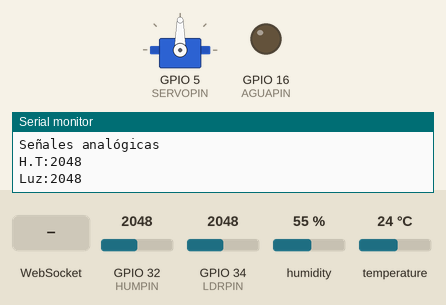
The sketch below on a simulated ESP32. On the bench: servo, output pins drawn as LEDs (lit = HIGH), the last lines printed to the serial monitor. The inputs (shaded band) are chosen by the test bench; at power-on: GPIO 32 (HUMPIN) = 2048, GPIO 34 (LDRPIN) = 2048, humidity 55 %, temperature 24 °C. WiFi joins after 1.5 s; servers stay silent unless stated.

Above: at 8.5 s.
8.6 s: WebSocket text "C" received
At 9.8 s:
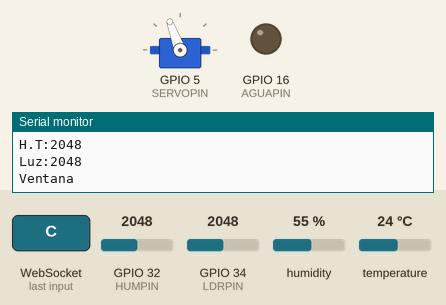
10.1 s: WebSocket text "D" received
At 10.9 s:
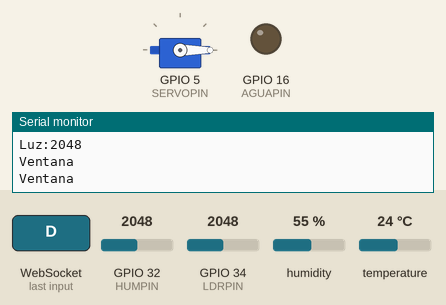
12.1 s: WebSocket text "A" received
At 13.0 s:
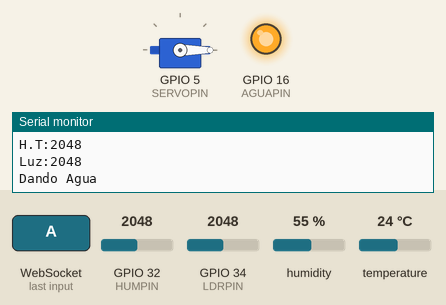
Timing chart, 0 to 15.2 s (numbered marks = the images above; inputs shaded):
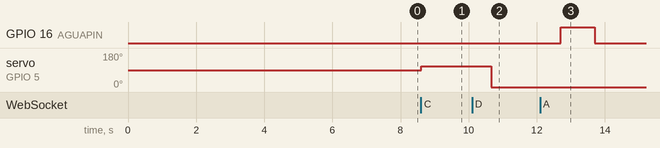

Measured:
- after the input at 8.6 s, servo on GPIO 5 (SERVOPIN): 90° → 110° at once
- after the input at 10.1 s, servo on GPIO 5 (SERVOPIN): 110° → 0° after 0.56 s
- after the input at 12.1 s, GPIO 16 (AGUAPIN): LOW → HIGH after 0.61 s, → LOW 1.0 s later

The sketch:

Taller3_SE_FIN.ino
```cpp
// Config RTOS
#if CONFIG_FREERTOS_UNICORE
#define ARDUINO_RUNNING_CORE 0
#else
#define ARDUINO_RUNNING_CORE 1
#endif

// PAGINA QUE SERVIRA EL ESP32 en pagina principal
const char index_html[] PROGMEM = R"rawliteral(
<!DOCTYPE html>
<html lang="mul">
	<head>
		<meta
			name="viewport"
			content="width=device-width, initial-scale=1.0, maximum-scale=1.0, user-scalable=no"
		/>

		<title>joystick</title>
		<style>
			body {
				display: flex;
				justify-content: center;
				align-items: center;
				flex-direction: column;
				background-color: #333;
				min-height: 75vh;
				color: white;
				touch-action: pan-x pan-y;
			}
			.j__container {
				display: flex;
				flex-wrap: wrap;
				justify-content: center;
				width: 100%;
				-webkit-touch-callout: none;
				-webkit-user-select: none;
				-khtml-user-select: none;
				-moz-user-select: none;
				-ms-user-select: none;
				user-select: none;
			}

			.j__btnA {
				background-color: green;
			}
			.j__btnB {
				background-color: red;
			}
			.j__btnC {
				background-color: gold;
			}
			.j__btnD {
				background-color: blue;
			}
			.j__btnA,
			.j__btnB,
			.j__btnC,
			.j__btnD {
				display: flex;
				justify-content: center;
				align-items: center;
				font-family: sans-serif;
				font-weight: bold;
				color: white;
				border-radius: 56px;
				width: auto;
				min-width: 56px;
				height: 56px;
				box-shadow: 0 0 0.5em black;
				font-size: 1.5em;
				margin: 1em;
			}
			.info {
				color: white;
				font-size: 2em;
				font-weight: bold;
			}
			.infoIps {
				color: white;
				font-size: 1em;
				font-weight: bold;
				margin-bottom: 1.5em;
				font-style: italic;
			}
			.infoIps span {
				color: green;
			}
		</style>
	</head>
	<body>
		<div class="infoIps">
			<div>
				IP_AP:
				<span>192.168.4.1</span>
			</div>
			<div>
				IP_STA:
				<span id="ipSta">0.0.0.0</span>
			</div>
			<hr />
			<div>
				Humedad Ambiente:&nbsp;
				<span id="humedad">...</span>
			</div>
			<br />
			<div>
				Temperatura Ambiente:&nbsp;
				<span id="temperatura">...</span>
			</div>
			<br />
			<div>
				Humedad Tierra:&nbsp;
				<span id="humedadTierra">...</span>
			</div>
			<br />
			<div>
				Luz:&nbsp;
				<span id="luz">...</span>
			</div>
			<hr />
		</div>
		<hr />

		<small>(A) Regar</small>
		<small>(B) Pronto!</small>
		<small>(C) Cerrar Ventana</small>
		<small>(D) Abrir Ventana</small>
		<hr />
		<br />
		<div class="j__container" draggable="false">
			<div id="btnA" class="j__btnA">A</div>
			<div id="btnB" class="j__btnB">B</div>
			<div id="btnC" class="j__btnC">C</div>
			<div id="btnD" class="j__btnD">D</div>
		</div>
		<script>
			let ipSta = '0.0.0.0';
			let infoIpSta = document.getElementById('ipSta');
			let infoHumedad = document.getElementById('humedad');
			let infoTemperatura = document.getElementById('temperatura');
			let infoHumedadTierra = document.getElementById('humedadTierra');
			let infoLuz = document.getElementById('luz');

			let gateway = `ws://${window.location.hostname}/ws`;
			let websocket = new WebSocket(gateway);
			websocket.onmessage = function (event) {
				console.log(event.data);
				if (event.data.includes('STA_IP')) {
					ipSta = event.data.split(';')[1].split('STA_IP:')[1];
					infoIpSta.innerHTML = ipSta;
					if (ipSta === '0.0.0.0') {
						infoIpSta.style.color = 'red';
					} else {
						infoIpSta.style.color = 'green';
					}
				} else {
					let dataSensors = event.data.split(';');
					let humAmbiente = dataSensors[0];
					let tempAmbiente = dataSensors[1];
					let humTierra = dataSensors[2];
					let luz = dataSensors[3];
					infoHumedad.innerHTML = humAmbiente;
					infoTemperatura.innerHTML = tempAmbiente + '°C';
					infoHumedadTierra.innerHTML = humTierra;
					infoLuz.innerHTML = luz;
				}
			};
			function sendMsg(msg) {
				if (!websocket.readyState) {
					return;
				}
				websocket.send(msg);
			}

			class button {
				constructor(id) {
					this.element = document.getElementById(id);
					this.active = false;
					const click = (e) => {
						this.active = true;
						e.preventDefault();
					};
					const up = (e) => {
						this.active = false;
					};
					document.addEventListener('mouseup', up);
					this.element.addEventListener('touchend', up);
					this.element.addEventListener('mousedown', click);
					this.element.addEventListener('touchstart', click);
				}
			}

			let btnA = new button('btnA');
			let btnB = new button('btnB');
			let btnC = new button('btnC');
			let btnD = new button('btnD');
			let lastBtnA = false;
			let lastBtnB = false;
			let lastBtnC = false;
			let lastBtnD = false;
			const loop = () => {
				//button and stick behavior control
				if (lastBtnA !== btnA.active) {
					lastBtnA = btnA.active;
					if (btnA.active) {
						sendMsg('A+');
						btnA.element.style = 'transform: scale(0.9);';
						//vibrate for movile devices if button is pressed
						window.navigator.vibrate(60);
					} else {
						// sendMsg('A-');
						btnA.element.style = 'transform: scale(1);';
					}
				}
				if (lastBtnB !== btnB.active) {
					lastBtnB = btnB.active;
					if (btnB.active) {
						sendMsg('B+');
						btnB.element.style = 'transform: scale(0.9);';
						window.navigator.vibrate(60);
					} else {
						// sendMsg('B-');
						btnB.element.style = 'transform: scale(1);';
					}
				}
				if (lastBtnC !== btnC.active) {
					lastBtnC = btnC.active;
					if (btnC.active) {
						sendMsg('C+');
						btnC.element.style = 'transform: scale(0.9);';
						window.navigator.vibrate(60);
					} else {
						// sendMsg('C-');
						btnC.element.style = 'transform: scale(1);';
					}
				}

				if (lastBtnD !== btnD.active) {
					lastBtnD = btnD.active;
					if (btnD.active) {
						sendMsg('D+');
						btnD.element.style = 'transform: scale(0.9);';
						window.navigator.vibrate(60);
					} else {
						// sendMsg('D-');
						btnD.element.style = 'transform: scale(1);';
					}
				}

				requestAnimationFrame(loop);
			};
			loop();
			//Evitar escalar pantalla
			document.addEventListener(
				'touchmove',
				function (event) {
					event = event.originalEvent || event;
					if (event.scale > 1) {
						event.preventDefault();
					}
				},
				false
			);
		</script>
	</body>
</html>
)rawliteral";

/***Librerias***/
// https://github.com/me-no-dev/AsyncTCP
#include <AsyncTCP.h>
// https://github.com/me-no-dev/ESPAsyncWebServer
#include <ESPAsyncWebServer.h>
// https://github.com/RoboticsBrno/ServoESP32
#include <Servo.h>
// esta se puede descargar desde la biblioteca de arduino
#include <DHT.h>
// buscarla en la biblioteca de arduino como EspSoftwareSerial
#include <SoftwareSerial.h>

/***DATOS PARA CONEXION DE WIFI***/

// DATOS RED ESP32 (AP)
#define SSIDAP "ESP01-01"
#define PASSAP "321321321"
// DATOS DE TU RED (STA)
#define SSID "UCN-V3"
#define PASS "a0b1c2d3e4f5"

/***Definiciones y declaraciones***/
#define SERVOPIN 5
#define AGUAPIN 16
#define HUMPIN 32
#define DHTPIN 33
#define LDRPIN 34

#define DHTTYPE DHT11

AsyncWebServer server(80);
AsyncWebSocket ws("/ws");
Servo myservo;
DHT dht(DHTPIN, DHTTYPE);
SoftwareSerial OpenLCD(0, 17); // RX, TX

volatile boolean btnA = false;
volatile boolean btnB = false;
volatile boolean btnC = false;
volatile boolean btnD = false;

/***Datos Sensores procesados***/
float humAmbiente = 0;
float tempAmbiente = 0;
float humTierra = 0;
int luz = 0;

/****Utils para lcd uart****/
void setPositionLCD(byte x = 0, byte y = 0)
{
	OpenLCD.write(254);
	OpenLCD.write(128 + y * 64 + x);
}
void setContrastLCD(byte _contrast = 2)
{
	if (_contrast > 5)
	{
		_contrast = 5;
	}
	else if (_contrast < 0)
	{
		_contrast = 0;
	}
	OpenLCD.write('|'); // Put LCD into setting mode
	OpenLCD.write(24);	// Send contrast command
	OpenLCD.write(_contrast);
	delay(100);
}

void setBackLightLCD(byte _percent = 100)
{
	OpenLCD.write('|'); // Put LCD into setting mode
	OpenLCD.write(158 + round((_percent * 100) / 29));
	delay(100);
}

void clearLCD()
{
	setPositionLCD(0, 0);
	OpenLCD.print("                ");
	setPositionLCD(0, 1);
	OpenLCD.print("                ");
}
void printLCD(String msg, byte x = 0, byte y = 0)
{
	setPositionLCD(x, y);
	OpenLCD.print(msg);
}

/*****Logica de bomba de agua***/
void darAgua(int cantidad = 150, int tiempoMs = 1000)
{
	Serial.println("Dando Agua");
	if (cantidad > 255)
	{
		cantidad = 255;
	}
	else if (cantidad < 0)
	{
		cantidad = 0;
	}
	pinMode(AGUAPIN, OUTPUT);
	digitalWrite(AGUAPIN, true);
	delay(tiempoMs);
	digitalWrite(AGUAPIN, false);
}

/****control servo ventana***/
void controlVentana(bool isOpen = false, int _delay = 30)
{
	Serial.println("Ventana");
	if (isOpen)
	{
		myservo.attach(SERVOPIN);
		myservo.write(110);
		delay(2000);
		myservo.detach();
	}
	else
	{
		myservo.attach(SERVOPIN);
		myservo.write(0);
		delay(2000);
		myservo.detach();
	}
}
/******Metodos para webhook*****/
// pasa un tipo ip a String
String ip2Str(IPAddress ip)
{
	String s = "";
	for (int i = 0; i < 4; i++)
	{
		s += i ? "." + String(ip[i]) : String(ip[i]);
	}
	return s;
}
// Notifica a todos los clientes conectados a la pagina
void notifyClients(String msg)
{
	ws.textAll(msg);
}
// Controlador de mensages recibidos por los dispositivos conectados a la pagina
void handleWebSocketMessage(void *arg, uint8_t *data, size_t len)
{
	AwsFrameInfo *info = (AwsFrameInfo *)arg;
	if (info->final && info->index == 0 && info->len == len && info->opcode == WS_TEXT)
	{
		data[len] = 0;
		if (data[0] == 'A')
		{

			if (btnA == false)
			{
				btnA = true;
				darAgua();
				btnA = false;
			}
		}
		if (data[0] == 'B')
		{

			Serial.println("B: " + String(btnB));
		}
		if (data[0] == 'C')
		{

			controlVentana(true);
		}
		if (data[0] == 'D')
		{

			controlVentana(false);
		}
	}
}

void onEvent(AsyncWebSocket *server, AsyncWebSocketClient *client, AwsEventType type,
			 void *arg, uint8_t *data, size_t len)
{
	switch (type)
	{
	case WS_EVT_CONNECT:
		// Serial.printf("WebSocket client #%u connected from %s\n", client->id(), client->remoteIP().toString().c_str());
		notifyClients("AP_IP:" + ip2Str(WiFi.softAPIP()) + ";STA_IP:" + ip2Str(WiFi.localIP()));
		break;
	case WS_EVT_DISCONNECT:
		// Serial.printf("WebSocket client #%u disconnected\n", client->id());
		break;
	case WS_EVT_DATA:
		handleWebSocketMessage(arg, data, len);
		break;
	case WS_EVT_PONG:
	case WS_EVT_ERROR:
		break;
	}
}

void initWebSocket()
{
	ws.onEvent(onEvent);
	server.addHandler(&ws);
}

String processor(const String &var)
{
	// Serial.println(var);
	return String();
}

/****RTOS UTILS****/
// Permite facilitar la creacion de una tarea en el RTOS
void NewTask(String name, void (*callback)(void *pvParameters), int priority = 2, int stackSize = 2048)
{
	xTaskCreatePinnedToCore(callback, name.c_str(), stackSize, NULL, priority, NULL, ARDUINO_RUNNING_CORE);
}
//"Delay" no detiene el tiempo de ejecucion del esp a diferencia de delay (con "d" minuscula)
void Delay(int msTime = 1000)
{
	vTaskDelay(msTime / portTICK_PERIOD_MS);
}

/*****TASKS******/

void Sensores(void *pvParameters)
{
	while (1)
	{
		humAmbiente = dht.readHumidity();
		tempAmbiente = dht.readTemperature();
		humTierra = constrain(map(analogRead(HUMPIN), 0, 2500, 0, 100), 0, 100);
		luz = constrain(map(analogRead(LDRPIN), 3050, 4095, 0, 100), 0, 100);
		Serial.println("H.A:" + String(humAmbiente));
		Serial.println("T.A:" + String(tempAmbiente));
		Serial.println("Señales analógicas");
		Serial.println("H.T:" + String(analogRead(HUMPIN)));
		Serial.println("Luz:" + String(analogRead(LDRPIN)));
		Delay(1000);
		notifyClients(String(humAmbiente) + ";" + String(tempAmbiente) + ";" + String(humTierra) + ";" + String(luz));
		Delay(3000);
	}
}

void webSocketTask(void *pvParameters)
{
	while (1)
	{
		ws.cleanupClients();
		Delay(100);
	}
}

void setup()
{
	Serial.begin(115200);
	OpenLCD.begin(9600); // Start communication with OpenLCD
	setContrastLCD();
	setBackLightLCD();
	clearLCD();
	delay(1000);
	printLCD("Estableciendo");
	printLCD("Conexiones...", 0, 1);
	pinMode(HUMPIN, INPUT);
	pinMode(LDRPIN, INPUT);
	pinMode(AGUAPIN, OUTPUT);
	pinMode(SERVOPIN, OUTPUT);

	dht.begin();
	myservo.attach(SERVOPIN);
	/*Logica Wifi*/
	WiFi.mode(WIFI_AP_STA);
	// AP
	WiFi.softAP(SSIDAP, PASSAP);
	while (!WiFi.softAP(SSIDAP, PASSAP))
		;
	{
		delay(100);
	}
	// STA
	bool conectado = true;
	WiFi.begin(SSID, PASS);
	byte intentos = 0;
	while (WiFi.status() != WL_CONNECTED)
	{
		Serial.print(".");
		intentos++;
		delay(1000);
		if (intentos > 5)
		{
			Serial.print("No se pudo conectar a wifi: ");
			Serial.println(SSID);
			conectado = false;
			break;
		}
	}
	clearLCD();
	if (conectado)
	{
		Serial.println("Conectado a wifi: ");
		Serial.println(SSID);
		Serial.println(WiFi.localIP());
		printLCD("SA" + ip2Str(WiFi.localIP()));
	}
	else
	{
		printLCD("STA(SA):N/A");
	}
	printLCD("AP" + ip2Str(WiFi.softAPIP()), 0, 1);
	delay(4000);

	initWebSocket();
	server.on("/", HTTP_GET, [](AsyncWebServerRequest *request)
			  { request->send_P(200, "text/html", index_html, processor); });
	server.begin();
	NewTask("sensor", &Sensores);
	NewTask("webSocket", &webSocketTask);
}
void loop()
{
}
```
